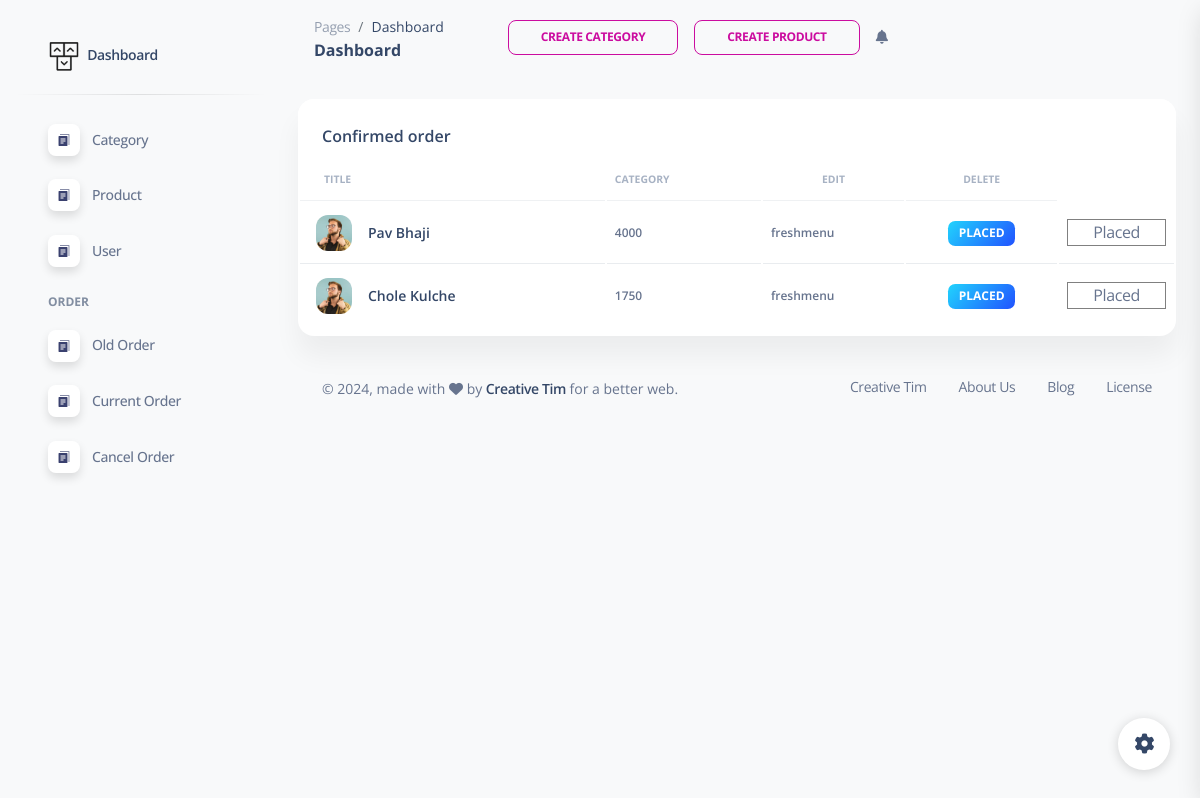
Page /dashboard/oldorder (signed in) on the committed database.
### onlinestore/models.py (models this page shows)
class Order(models.Model):
    name=models.CharField(max_length=70)
    price=models.IntegerField()
    user=models.ForeignKey(User,on_delete=models.CASCADE)
    order_status=models.CharField(max_length=100,default='cart')
    quantity=models.IntegerField(default=1)

### onlinestore/views.py (the view)
# urls.py: path('dashboard/oldorder',views.oldorder,name='old') ,
def oldorder(request):
    if request.user.is_authenticated:
            cart=Order.objects.filter(order_status='confirm')
    return render(request, 'dashboard/old-order.html',{'data':cart})

### template/dashboard/old-order.html (shortened to what this page needs)
{% extends 'dashboard/dashboard.html' %}
{% block main %}
<div class="container-fluid py-4">
  <div class="row">
    <div class="col-12">
      <div class="card mb-4">
        <div class="card-header pb-0">
          <h6>Confirmed order</h6>
        </div>
        <div class="card-body px-0 pt-0 pb-2">
          <div class="table-responsive p-0">
            <table class="table align-items-center mb-0">
              <thead>
                <tr>
                  <th class="text-uppercase text-secondary text-xxs font-weight-bolder opacity-7">Title</th>
                  <th class="text-uppercase text-secondary text-xxs font-weight-bolder opacity-7 ps-2">Category</th>
                  <th class="text-center text-uppercase text-secondary text-xxs font-weight-bolder opacity-7">Edit</th>
                  <th class="text-center text-uppercase text-secondary text-xxs font-weight-bolder opacity-7">Delete</th>
                </tr>
              </thead>
              <tbody>
                {% for i in data %}
                <tr>
                  <td>
                    <div class="d-flex px-2 py-1">
                      <div>
                        <img src="../assets/img/team-3.jpg" class="avatar avatar-sm me-3" alt="user2">
                      </div>
                      <div class="d-flex flex-column justify-content-center">
                        <h6 class="mb-0 text-sm">{{i.name}}</h6>
                      </div>
                    </div>
                  </td>
                  <td>
                    <p class="text-xs font-weight-bold mb-0">{{i.price}}</p>
                  </td>
                  <td>
                    <p class="text-xs font-weight-bold mb-0">{{i.user}}</p>
                  </td>
                  <td class="align-middle text-center">
                    <span class="badge badge-sm bg-gradient-info">Placed</span>
                  </td>
                  <td class="align-middle text-center">
                    <a href="javascript:;" style="border: 1px solid grey;" class="nav-link text-body p-0" id="dropdownMenuButton" data-bs-toggle="dropdown" aria-expanded="false">
                    Placed
                    </a>
                  </td>
                </tr>
                {% endfor %}
              </tbody>
            </table>
          </div>
        </div>
      </div>
    </div>
  </div>
{% endblock %}

### rows in the picture
Order: name "Pav Bhaji", price "4000", user "freshmenu"
Order: name "Chole Kulche", price "1750", user "freshmenu"
